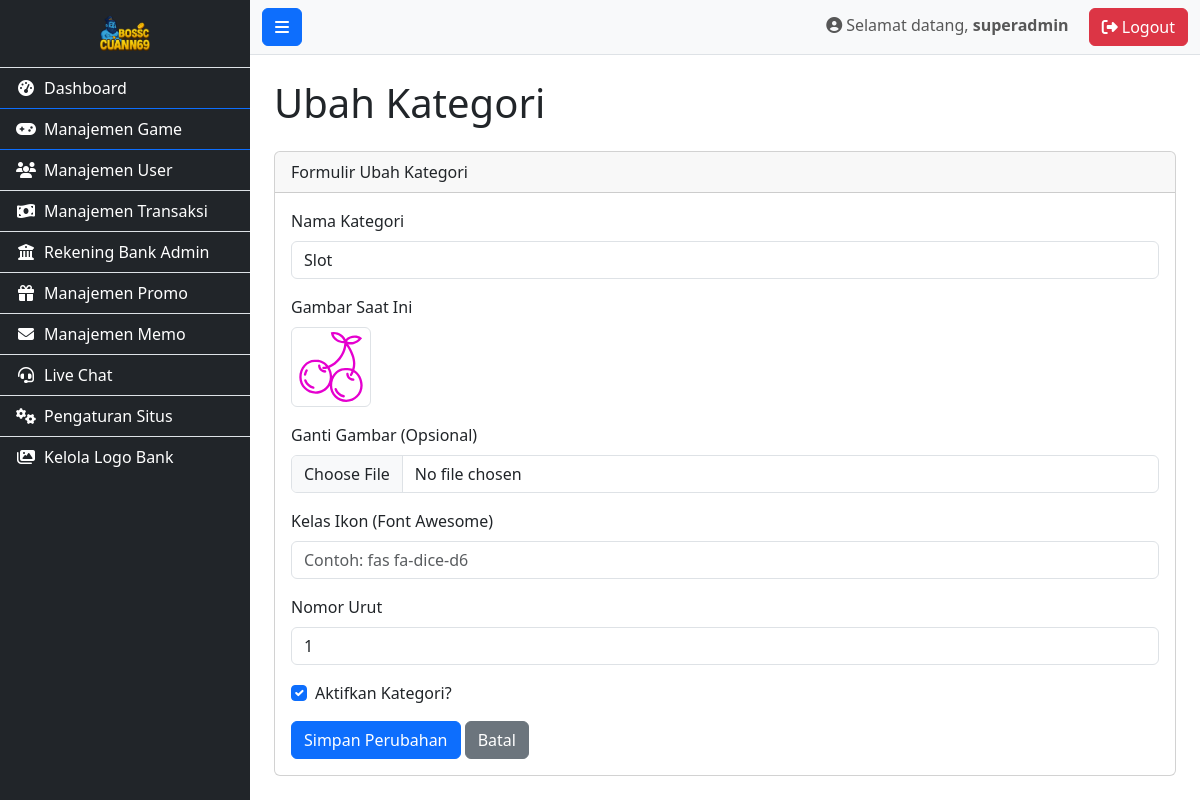
/admin/edit_category?id=42 (signed in), run on the app's committed database.
### tables this page shows
CREATE TABLE `categories` (
  `id` int(11) NOT NULL,
  `name` varchar(100) NOT NULL,
  `image` varchar(255) DEFAULT NULL,
  `icon_class` varchar(50) DEFAULT 'fas fa-gamepad',
  `sort_order` int(11) NOT NULL DEFAULT 0,
  `is_active` tinyint(1) NOT NULL DEFAULT 1
);

### admin/edit_category.php (the view, shortened to what this page needs)
<?php
$page_title = "Ubah Kategori";
require_once __DIR__ . '/includes/header.php';
require_once __DIR__ . '/includes/sidebar.php';
$category_id = (int)$_GET['id'];
$stmt = $conn->prepare("SELECT * FROM categories WHERE id = ?");
$stmt->bind_param("i", $category_id);
$stmt->execute();
$result = $stmt->get_result();
$category = $result->fetch_assoc();
?>
<h1 class="mb-4"><?php echo $page_title; ?></h1>
<div class="card">
    <div class="card-header">Formulir Ubah Kategori</div>
    <div class="card-body">
        <form action="edit_category.php?id=<?php echo $category_id; ?>" method="post" enctype="multipart/form-data">
            <div class="mb-3">
                <label for="name" class="form-label">Nama Kategori</label>
                <input type="text" class="form-control" id="name" name="name" value="<?php echo htmlspecialchars($category['name']); ?>" required>
            </div>
            <div class="mb-3">
                <label class="form-label">Gambar Saat Ini</label><br>
                <img src="/assets/images/categories/<?php echo htmlspecialchars($category['image']); ?>" alt="Gambar saat ini" width="80" class="img-thumbnail">
            </div>
            <div class="mb-3">
                <label for="image" class="form-label">Ganti Gambar (Opsional)</label>
                <input class="form-control" type="file" id="image" name="image">
            </div>
            <div class="mb-3">
                <label for="icon_class" class="form-label">Kelas Ikon (Font Awesome)</label>
                <input type="text" class="form-control" id="icon_class" name="icon_class" value="<?php echo htmlspecialchars($category['icon_class']); ?>" placeholder="Contoh: fas fa-dice-d6">
            </div>
            <div class="mb-3">
                <label for="sort_order" class="form-label">Nomor Urut</label>
                <input type="number" class="form-control" id="sort_order" name="sort_order" value="<?php echo $category['sort_order']; ?>" required>
            </div>
            <div class="mb-3 form-check">
                <input type="checkbox" class="form-check-input" id="is_active" name="is_active" value="1" <?php if ($category['is_active']) echo 'checked'; ?>>
                <label class="form-check-label" for="is_active">Aktifkan Kategori?</label>
            </div>
            <button type="submit" class="btn btn-primary">Simpan Perubahan</button>
            <a href="manage_games.php?tab=categories" class="btn btn-secondary">Batal</a>
        </form>
    </div>
</div>
<?php
require_once __DIR__ . '/includes/footer.php';
?>

### data on the page
categories: name "Slot", image (picture), sort_order "1", is_active "☑"

### other printed values
$_SESSION['admin_username'] "superadmin"
$page_title "Ubah Kategori"
